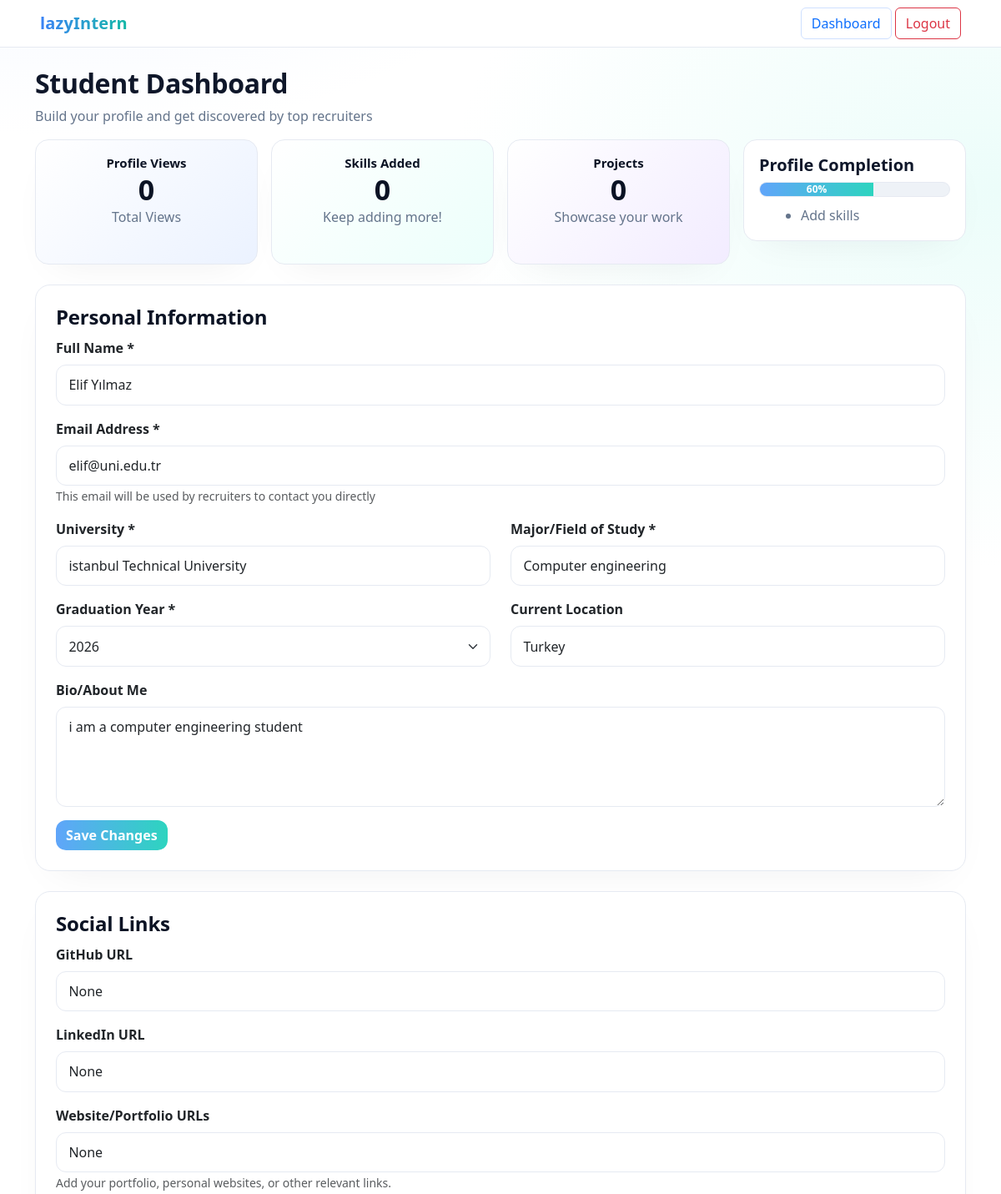
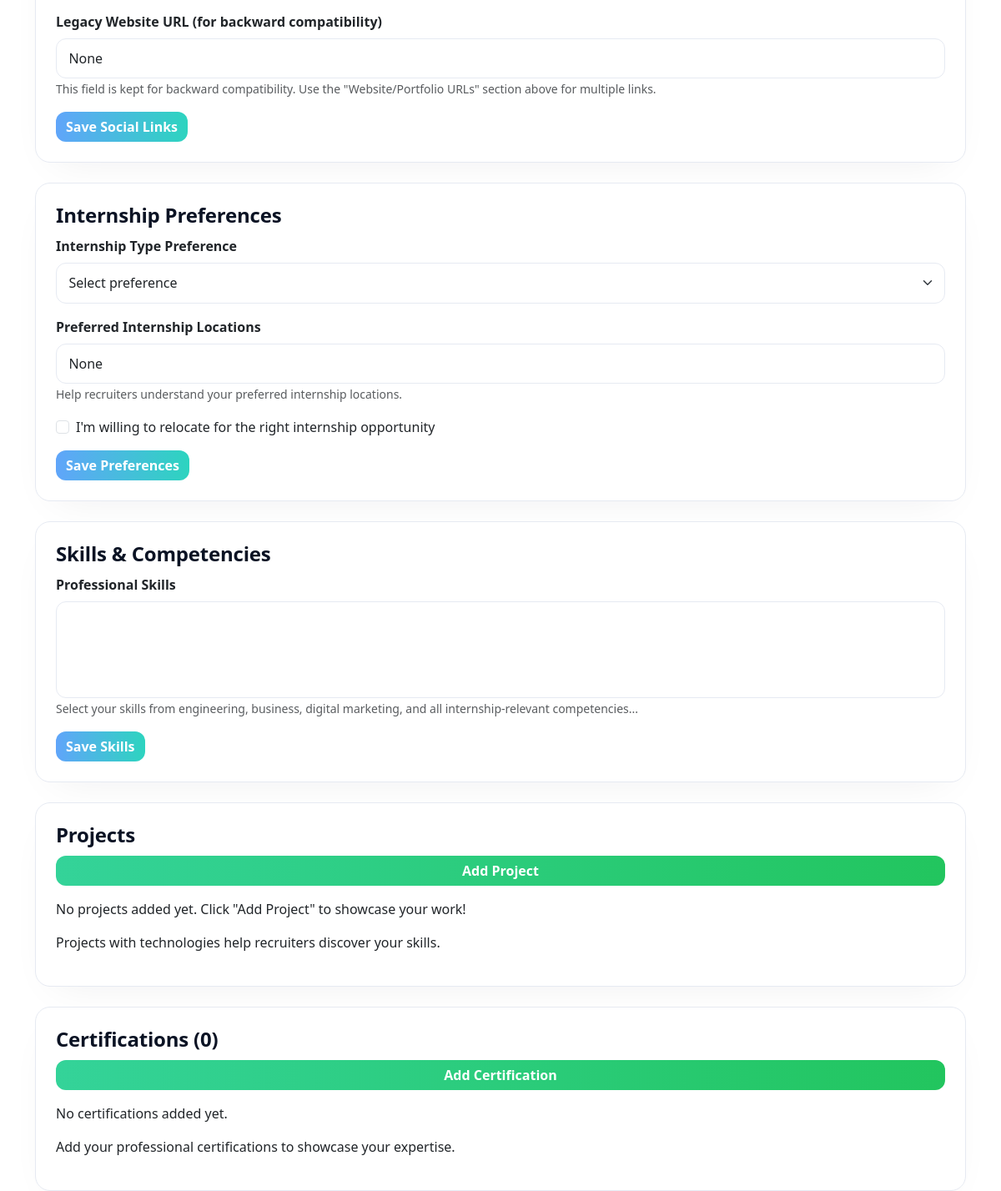
The app's page /profiles/profile/elifyilmaz/ (signed in) with its own data (2 pictures, top to bottom).
### profiles/models.py (models this page shows, shortened)
class Profile(models.Model):
    user = models.OneToOneField(User, on_delete=models.CASCADE, related_name="profile")
    university = models.CharField(max_length=255, blank=True, null=True)
    major = models.CharField(max_length=255, blank=True, null=True)
    graduation_year = models.IntegerField(null=True, blank=True)
    location = models.CharField(max_length=255, blank=True, null=True)
    bio = models.TextField(blank=True, null=True)
    github = models.URLField(blank=True, null=True)
    linkedin = models.URLField(blank=True, null=True)
    website = models.URLField(blank=True, null=True)
    legacy_website = models.URLField(blank=True, null=True)
    internship_type = models.CharField(max_length=50, blank=True, null=True)
    preferred_locations = models.CharField(max_length=255, blank=True, null=True)
    open_to_relocate = models.BooleanField(default=False)
    skills = models.ManyToManyField(Skill, blank=True, related_name="profiles")
    profile_views = models.PositiveIntegerField(default=0)
    class Meta:
        ordering = ["user__username"]

### profiles/views.py (the view, shortened to what this page needs)
# urls.py: path('profile/<str:username>/', views.profile_detail, name='profile_detail'),
@login_required
def profile_detail(request, username):
    user = get_object_or_404(User, username=username)
    profile, _ = Profile.objects.get_or_create(user=user)
    years = list(range(2020, 2036))
    profile_form = ProfileForm(instance=profile)
    project_form = ProjectForm()
    certification_form = CertificationForm()
    context = {
        "profile_user": user,
        "profile": profile,
        "full_name": user.get_full_name(),
        "form": profile_form,
        "project_form": project_form,
        "certification_form": certification_form,
        "years": years,
        "projects": profile.projects.all() if hasattr(profile, "projects") else [],
        "certifications": profile.certifications.all() if hasattr(profile, "certifications") else [],
        "skills_count": profile.skills.count(),
        "projects_count": profile.projects.count() if hasattr(profile, "projects") else 0,
        "certifications_count": profile.certifications.count() if hasattr(profile, "certifications") else 0,
        "profile_views": getattr(profile, "profile_views", 0),
        "completion_percent": calculate_completion_percent(profile),
        "all_skills": Skill.objects.all(),
        "skills": profile.skills.all(),
    }
    return render(request, "profiles/profile_detail.html", context)

### profiles/forms.py
class ProfileForm(forms.ModelForm):
    class Meta:
        model = Profile
        fields = [
            'university', 'major', 'graduation_year', 'location', 'bio',
            'github', 'linkedin', 'website', 'legacy_website',
            'internship_type', 'preferred_locations', 'open_to_relocate', 'skills'
        ]
        widgets = {
            'skills': forms.CheckboxSelectMultiple(),
            'bio': forms.Textarea(attrs={'rows': 3}),
        }

class ProjectForm(forms.ModelForm):
    class Meta:
        model = Project
        fields = ['title', 'description', 'technologies', 'link']

### profiles/views.py (called while the page is built)
def calculate_completion_percent(profile: Profile) -> int:
    percent = 0
    if getattr(profile, "bio", None):
        percent += 30
    if getattr(profile, "location", None):
        percent += 30
    if hasattr(profile, "skills") and profile.skills.exists():
        percent += 40
    return percent

### profiles/templates/profiles/profile_detail.html (shortened to what this page needs)
<!DOCTYPE html>
<html lang="en">
<head>
    <link href="https://cdn.jsdelivr.net/npm/bootstrap@5.3.0/dist/css/bootstrap.min.css" rel="stylesheet" />
</head>
<body>
<nav class="navbar navbar-light bg-light justify-content-between px-5">
    <a class="navbar-brand fw-bold">lazyIntern</a>
    <div>
        <a href="#" class="btn btn-outline-primary">Dashboard</a>
        <a href="{% url 'logout' %}" class="btn btn-outline-danger">Logout</a>
    </div>
</nav>
<div class="container my-4">
    <div class="page-head">
      <h2 class="fw-bold">Student Dashboard</h2>
      <p>Build your profile and get discovered by top recruiters</p>
    </div>
    <div class="row g-3 mb-4">
        <div class="col-md-3">
            <div class="card-box bg-blue text-center">
                <h5>Profile Views</h5>
                <h2>{{ profile_views }}</h2>
                <p>Total Views</p>
            </div>
        </div>
        <div class="col-md-3">
            <div class="card-box bg-green text-center">
                <h5>Skills Added</h5>
                <h2>{{ skills_count }}</h2>
                <p>Keep adding more!</p>
            </div>
        </div>
        <div class="col-md-3">
            <div class="card-box bg-purple text-center">
                <h5>Projects</h5>
                <h2>{{ projects_count }}</h2>
                <p>Showcase your work</p>
            </div>
        </div>
        <div class="col-md-3">
            <div class="profile-progress">
                <h5>Profile Completion</h5>
                <div class="progress mb-2">
                    <div class="progress-bar" style="width: {{ completion_percent }}%;">{{ completion_percent }}%</div>
                </div>
                <ul>
                    {% if skills_count == 0 %}
                    <li>Add skills</li>
                    {% endif %}
                </ul>
            </div>
        </div>
    </div>
    <div class="card mb-4 p-4">
        <h4 class="section-title">Personal Information</h4>
        <form method="post" action="{% url 'profile_detail' profile_user.username %}">
            <div class="mb-3">
                <label for="full_name" class="form-label">Full Name *</label>
                <input type="text" id="full_name" name="full_name" class="form-control"
                       value="{{ full_name }}" required>
            </div>
            <div class="mb-3">
                <label for="email" class="form-label">Email Address *</label>
                <input type="email" id="email" name="email" class="form-control"
                       value="{{ profile_user.email }}" placeholder="Enter your email address" required>
                <small class="text-muted">This email will be used by recruiters to contact you directly</small>
            </div>
            <div class="row">
                <div class="col-md-6 mb-3">
                    <label for="university" class="form-label">University *</label>
                    <input type="text" id="university" name="university" class="form-control"
                           placeholder="Enter your university name" value="{{ profile.university }}" required>
                </div>
                <div class="col-md-6 mb-3">
                    <label for="major" class="form-label">Major/Field of Study *</label>
                    <input type="text" id="major" name="major" class="form-control"
                           placeholder="e.g., Computer Science, Mechanical Engineering" value="{{ profile.major }}" required>
                </div>
            </div>
            <div class="row">
                <div class="col-md-6 mb-3">
                    <label for="graduation_year" class="form-label">Graduation Year *</label>
                    <select id="graduation_year" name="graduation_year" class="form-select" required>
                        {% for year in years %}
                            <option value="{{ year }}" {% if profile.graduation_year == year %}selected{% endif %}>{{ year }}</option>
                        {% endfor %}
                    </select>
                </div>
                <div class="col-md-6 mb-3">
                    <label for="location" class="form-label">Current Location</label>
                    <input type="text" id="location" name="location" class="form-control"
                           placeholder="City, State/Country" value="{{ profile.location }}">
                </div>
            </div>
            <div class="mb-3">
                <label for="bio" class="form-label">Bio/About Me</label>
                <textarea id="bio" name="bio" class="form-control" rows="4"
                          placeholder="Tell recruiters about yourself, your interests, and career goals...">{{ profile.bio }}</textarea>
            </div>
            <button type="submit" class="btn btn-primary" name="profile_submit">Save Changes</button>
        </form>
    </div>
    <div class="card mb-4 p-4">
        <h4 class="section-title">Social Links</h4>
        <form method="post" action="{% url 'profile_detail' profile_user.username %}">
            <div class="mb-3">
                <label for="github" class="form-label">GitHub URL</label>
                <input type="url" id="github" name="github" class="form-control" placeholder="https://github.com/yourusername" value="{{ profile.github }}">
            </div>
            <div class="mb-3">
                <label for="linkedin" class="form-label">LinkedIn URL</label>
                <input type="url" id="linkedin" name="linkedin" class="form-control" placeholder="https://linkedin.com/in/yourusername" value="{{ profile.linkedin }}">
            </div>
            <div class="mb-3">
                <label for="website" class="form-label">Website/Portfolio URLs</label>
                <input type="url" id="website" name="website" class="form-control" placeholder="Add Website" value="{{ profile.website }}">
                <small class="text-muted">Add your portfolio, personal websites, or other relevant links.</small>
            </div>
            <div class="mb-3">
                <label for="legacy_website" class="form-label">Legacy Website URL (for backward compatibility)</label>
                <input type="url" id="legacy_website" name="legacy_website" class="form-control" placeholder="https://yourwebsite.com" value="{{ profile.legacy_website }}">
                <small class="text-muted">This field is kept for backward compatibility. Use the "Website/Portfolio URLs" section above for multiple links.</small>
            </div>
            <button type="submit" class="btn btn-primary" name="social_submit">Save Social Links</button>
        </form>
    </div>
    <div class="card mb-4 p-4">
        <h4 class="section-title">Internship Preferences</h4>
        <form method="post" action="{% url 'profile_detail' profile_user.username %}">
            <div class="mb-3">
                <label for="internship_type" class="form-label">Internship Type Preference</label>
                <select id="internship_type" name="internship_type" class="form-select">
                    <option value="" {% if not profile.internship_type %}selected{% endif %}>Select preference</option>
                </select>
            </div>
            <div class="mb-3">
                <label for="preferred_locations" class="form-label">Preferred Internship Locations</label>
                <input type="text" id="preferred_locations" name="preferred_locations" class="form-control" placeholder="Add Location" value="{{ profile.preferred_locations }}">
                <small class="text-muted">Help recruiters understand your preferred internship locations.</small>
            </div>
            <div class="form-check mb-3">
                <input class="form-check-input" type="checkbox" id="open_to_relocate" name="open_to_relocate" {% if profile.open_to_relocate %}checked{% endif %}/>
                <label class="form-check-label" for="open_to_relocate">
                    I'm willing to relocate for the right internship opportunity
                </label>
            </div>
            <button type="submit" class="btn btn-primary" name="internship_submit">Save Preferences</button>
        </form>
    </div>
    <div class="card mb-4 p-4">
        <h4 class="section-title">Skills & Competencies</h4>
        <form method="post" action="{% url 'profile_detail' profile_user.username %}">
            <div class="mb-3">
                <label for="skills" class="form-label">Professional Skills</label>
                <select id="skills" name="skills" class="form-select" multiple>
                </select>
                <small class="text-muted">Select your skills from engineering, business, digital marketing, and all internship-relevant competencies...</small>
            </div>
            <button type="submit" class="btn btn-primary" name="skills_submit">Save Skills</button>
        </form>
    </div>
    <div class="card mb-4 p-4">
        <h4 class="section-title">Projects</h4>
        <button class="btn btn-success mb-3" type="button" data-bs-toggle="collapse" data-bs-target="#addProjectForm" aria-expanded="false" aria-controls="addProjectForm">
            Add Project
        </button>
        {% if projects_count == 0 %}
            <p>No projects added yet. Click "Add Project" to showcase your work!</p>
        {% endif %}
        <p>Projects with technologies help recruiters discover your skills.</p>
    </div>
    <div class="card mb-4 p-4">
        <h4 class="section-title">Certifications ({{ certifications_count }})</h4>
        <button class="btn btn-success mb-3" type="button" data-bs-toggle="collapse" data-bs-target="#addCertificationForm" aria-expanded="false" aria-controls="addCertificationForm">
            Add Certification
        </button>
        {% if certifications_count == 0 %}
            <p>No certifications added yet.</p>
        {% endif %}
        <p>Add your professional certifications to showcase your expertise.</p>
    </div>
</div>
</body>
</html>

### profiles/templates/profiles/profile_detail.html (style rules this page uses)
:root { --text:#0f172a; --muted:#64748b; --bg:#ffffff; --blue-50:#eef4ff; --teal-50:#ecfdfa; --blue-400:#60a5fa; --blue-500:#3b82f6; --teal-400:#2dd4bf; --teal-500:#14b8a6; --purple-500:#8b5cf6; --border:#e6eaf2; --ring:rgba(16,24,40,.08); }
html,body { height:100%; }
body { font-family: ui-sans-serif, system-ui, -apple-system, "Segoe UI", Roboto, "Helvetica Neue", Arial; color:var(--text); background: radial-gradient(1100px 750px at 8% -10%, var(--blue-50) 0%, transparent 60%), radial-gradient(1100px 750px at 100% 8%, var(--teal-50) 0%, transparent 60%), var(--bg); }
.navbar { border-bottom:1px solid var(--border); background:#fff !important; }
.navbar-brand { font-weight:900; letter-spacing:.2px; background:linear-gradient(90deg, var(--blue-500), var(--teal-500)); -webkit-background-clip:text; background-clip:text; color:transparent; }
h2.fw-bold { letter-spacing:-.3px; }
.container > p, .page-head p { color:var(--muted); }
.card-box { border:1px solid var(--border); border-radius:16px; padding:18px; min-height:150px; color:#0b1324; background:#fff; box-shadow:0 18px 48px -24px var(--ring); }
.card-box h5 { font-weight:800; font-size:15px; margin:0 0 6px; }
.card-box h2 { font-weight:900; font-size:34px; margin:0; line-height:1; }
.card-box p { color:var(--muted); margin:4px 0 0; }
.bg-blue { background:linear-gradient(135deg, #ffffff, #ebf2ff); }
.bg-green { background:linear-gradient(135deg, #ffffff, #ecfffb); }
.bg-purple { background:linear-gradient(135deg, #ffffff, #f2ecff); }
.profile-progress { border:1px solid var(--border); border-radius:16px; padding:18px; background:#fff; box-shadow:0 18px 48px -24px var(--ring); }
.profile-progress h5 { font-weight:800; margin-bottom:8px; }
.progress { height:18px; background:#eef2f7; border:1px solid var(--border); border-radius:999px; overflow:hidden; }
.progress-bar { background:linear-gradient(90deg, var(--blue-400), var(--teal-400)); font-weight:700; }
.profile-progress ul { margin:10px 0 0 18px; color:var(--muted); }
.card { border:1px solid var(--border); border-radius:18px; background:#fff; box-shadow:0 18px 48px -24px var(--ring); }
.section-title { font-weight:900; letter-spacing:-.2px; color:#0b1324; border-bottom:0; padding-bottom:0; margin-bottom:10px; }
.form-label { font-weight:700; }
.form-control, .form-select { border-radius:12px; border:1px solid var(--border); padding:.7rem .9rem; }
.btn-primary { background:linear-gradient(90deg, var(--blue-400), var(--teal-400)); border:0; font-weight:800; border-radius:12px; box-shadow:0 12px 34px -18px var(--ring); }
.btn-success { background:linear-gradient(90deg, #34d399, #22c55e); border:0; font-weight:800; border-radius:12px; box-shadow:0 12px 34px -18px var(--ring); }
.btn-outline-primary { border-color:#cfe0ff; }

### records on screen
Profile: university "istanbul Technical University", major "Computer engineering", graduation_year "2026", location "Turkey", bio "i am a computer engineering student", github "None", linkedin "None", website "None", legacy_website "None", internship_type "Select preference", preferred_locations "None"

### other values on screen
{{ profile_views }} "0"
{{ skills_count }} "0"
{{ projects_count }} "0"
{{ completion_percent }} "60"
{{ certifications_count }} "0"
